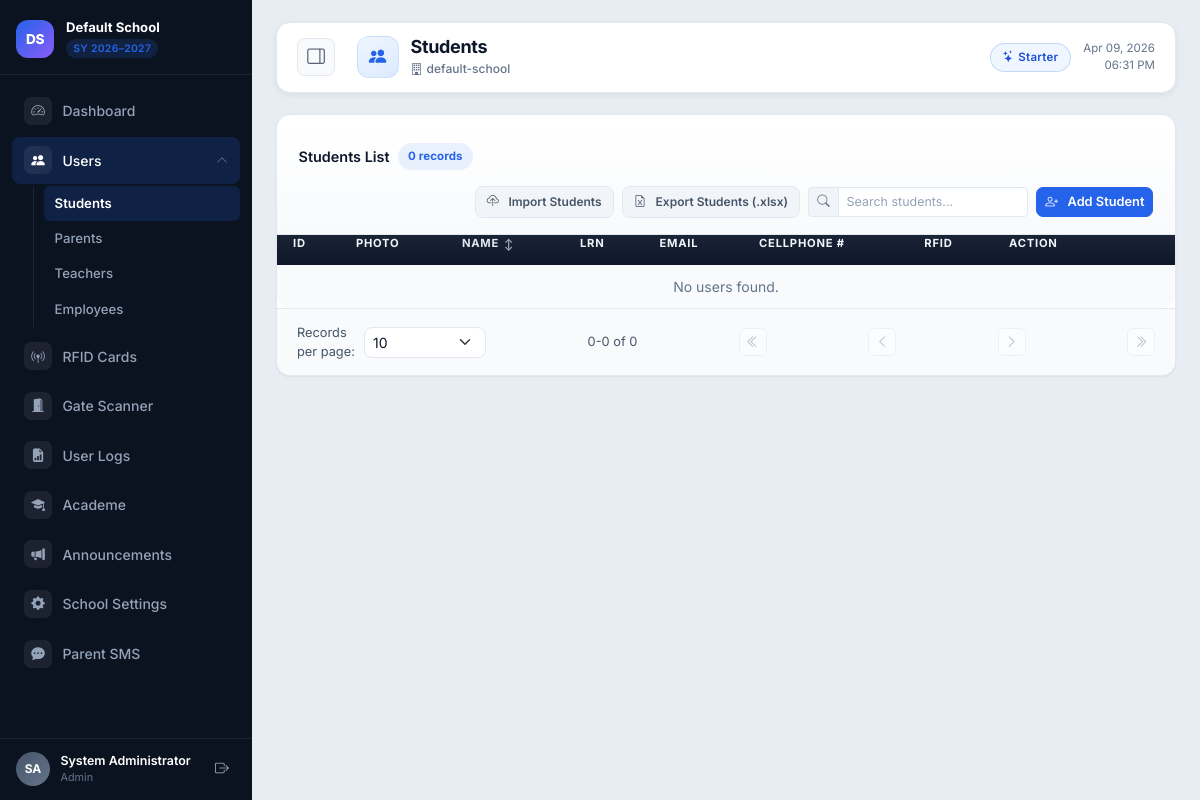
The app's page /public/users.php (signed in) with its own data.
### tables this page shows
CREATE TABLE IF NOT EXISTS tenants (
  id INT AUTO_INCREMENT PRIMARY KEY,
  slug VARCHAR(80) NOT NULL UNIQUE,
  school_name VARCHAR(180) NOT NULL,
  logo_url VARCHAR(255) NULL,
  company_logo_url VARCHAR(255) NULL,
  background_url VARCHAR(255) NULL,
  plan_name VARCHAR(60) NOT NULL DEFAULT 'Starter',
  max_users INT NOT NULL DEFAULT 100,
  max_cards INT NOT NULL DEFAULT 300,
  billing_status ENUM('trial', 'paid', 'past_due', 'suspended') NOT NULL DEFAULT 'trial',
  trial_ends_at DATE NULL,
  status ENUM('active', 'inactive') NOT NULL DEFAULT 'active',
  sms_enabled TINYINT(1) NOT NULL DEFAULT 0,
  sms_template_in TEXT NULL,
  sms_template_out TEXT NULL,
  sms_poll_secret VARCHAR(64) NULL,
  created_at TIMESTAMP DEFAULT CURRENT_TIMESTAMP
);

### public/users.php (the view, shortened to what the rows shown need)
<?php
require_once __DIR__ . '/../includes/layout.php';
$savedFilters = $_SESSION['users_filters'] ?? [];
$usersView = array_key_exists('users_view', $_GET) ? strtolower(trim((string) $_GET['users_view'])) : (string) ($savedFilters['users_view'] ?? 'student');
$usersPanel = array_key_exists('panel', $_GET) ? strtolower(trim((string) $_GET['panel'])) : '';
$allowedPanels = ['student_registration', 'import_students', 'assign_parent', 'assign_teacher', 'create_role', 'import_role'];
if (!in_array($usersPanel, $allowedPanels, true)) {
    $usersPanel = '';
}
$roleFilter = array_key_exists('role', $_GET) ? trim((string) $_GET['role']) : (string) ($savedFilters['role'] ?? '');
if ($usersView !== 'all') {
    $roleFilter = $usersView;
}
$searchQuery = array_key_exists('q', $_GET) ? trim((string) $_GET['q']) : (string) ($savedFilters['q'] ?? '');
$perPage = array_key_exists('per_page', $_GET) ? (int) $_GET['per_page'] : (int) ($savedFilters['per_page'] ?? 10);
$sortBy = array_key_exists('sort_by', $_GET) ? trim((string) $_GET['sort_by']) : (string) ($savedFilters['sort_by'] ?? 'created');
$sortDir = strtolower(array_key_exists('sort_dir', $_GET) ? trim((string) $_GET['sort_dir']) : (string) ($savedFilters['sort_dir'] ?? 'desc'));
$viewLabelMap = [
    'student' => 'Students',
    'parent' => 'Parents',
    'teacher' => 'Teachers',
    'employee' => 'Employees',
    'all' => 'All Users',
];
$currentViewLabel = $viewLabelMap[$usersView] ?? 'Users';
$baseParams = ['users_view' => $usersView, 'panel' => $usersPanel, 'role' => $roleFilter, 'q' => $searchQuery, 'per_page' => $perPage, 'sort_by' => $sortBy, 'sort_dir' => $sortDir];
renderHeader($currentViewLabel);
?>
<div class="card" id="user-list">
    <div class="card-body p-0">
        <div class="table-responsive">
            <table class="table table-striped table-hover mb-0 users-table" id="userTable">
                <thead>
                <tr>
                    <th>ID</th>
                    <th>Photo</th>
                    <th>
                        <?php $dir = ($sortBy === 'name' && $sortDir === 'asc') ? 'desc' : 'asc'; ?>
                        <a class="sort-link" href="<?= h(appUrl('users.php', $baseParams + ['sort_by' => 'name', 'sort_dir' => $dir])) ?>">
                            Name <span class="sort-indicator"><?= $sortBy === 'name' ? h(strtoupper($sortDir) === 'ASC' ? '▲' : '▼') : '↕' ?></span>
                        </a>
                    </th>
                    <?php if ($usersView === 'student' || $usersView === 'all'): ?>
                        <th>LRN</th>
                        <th>Email</th>
                        <th>Cellphone #</th>
                        <th>RFID</th>
                    <?php endif; ?>
                    <th class="col-action">Action</th>
                </tr>
                </thead>
            </table>
        </div>
    </div>
</div>
<?php renderFooter(); ?>

### includes/layout.php (shortened to what the rows shown need)
<?php
require_once __DIR__ . '/bootstrap.php';
function renderHeader(string $title): void
{
    $schoolName  = tenantName();
    echo '<!doctype html><html lang="en"><head>';
    echo '<link href="https://cdn.jsdelivr.net/npm/bootstrap@5.3.3/dist/css/bootstrap.min.css" rel="stylesheet">';
    echo '<link href="' . h(BASE_URL . '/assets/ui.css') . '" rel="stylesheet">';
    echo '<link rel="preload" href="https://cdn.jsdelivr.net/npm/bootstrap-icons@1.11.3/font/bootstrap-icons.min.css" as="style" onload="this.onload=null;this.rel=\'stylesheet\'">';
    echo '</head><body>';
    echo '<div class="app-shell" id="appShell">';
    echo '<aside class="sidebar" id="appSidebar">';
    echo '<div class="sb-brand">';
    echo '<div class="sb-brand-text">';
    echo '<div class="sb-school-name">' . h($schoolName) . '</div>';
    echo '<span class="sb-year-badge">SY ' . h(date('Y')) . '–' . h((string)((int)date('Y') + 1)) . '</span>';
    echo '</div>';
    echo '</div>';
    echo '</aside>';
    echo '<main class="main-content" id="mainContent">';
    echo '<div class="topbar">';
    echo '<div class="tb-left">';
    echo '<div>';
    echo '<div class="tb-title">' . h($title) . '</div>';
    echo '<div class="tb-subtitle"><i class="bi bi-building me-1"></i>' . h(tenantSlug()) . '</div>';
    echo '</div>';
    echo '</div>';
    echo '<div class="tb-right">';
    echo '<span class="tb-plan-badge"><i class="bi bi-stars me-1"></i>' . h((string)(currentTenant()['plan_name'] ?? 'Starter')) . '</span>';
    echo '<div class="tb-datetime"><div>' . h(date('M d, Y')) . '</div><div>' . h(date('h:i A')) . '</div></div>';
    echo '</div>';
    echo '</div>';
    echo '<div class="content-container">';
}
function renderFooter(): void
{
    echo '</div></main></div>';
    echo '</body></html>';
}

### records on screen
tenants: school_name "Default School", slug "default-school", plan_name "Starter"

### other values on screen
$initials "DS"
$label "Dashboard"
$label "Users"
$sublabel "Students"
$sublabel "Parents"
$sublabel "Teachers"
$sublabel "Employees"
$label "RFID Cards"
$label "Gate Scanner"
$label "User Logs"
$label "Academe"
$label "Announcements"
$label "School Settings"
$label "Parent SMS"
$userInitials "SA"
